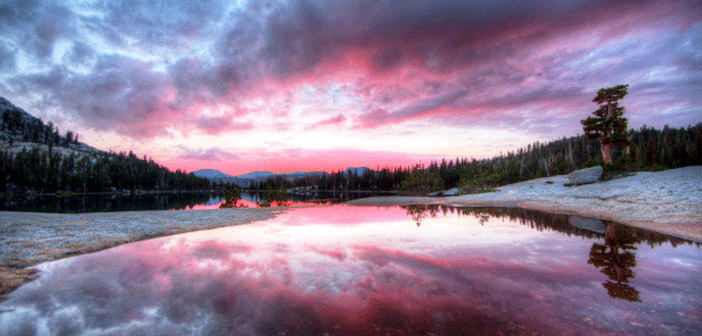
#> input picture max-boxfilter/max-boxfilter/goruntu.jpg, 702 x 336 px
$ python max-boxfilter.py
#> lines starting #> are read from the running program, lines starting #| are printed output that depends on the picture
import cv2
import numpy as np
from matplotlib import pyplot as plt

img = cv2.imread('goruntu.jpg')
#> img is the input picture: shape (336, 702, 3); mean B, G, R 145.8, 121.1, 138.5
img = cv2.cvtColor(img, cv2.COLOR_BGR2RGB)


max_filtered = cv2.blur(img, (5, 5))
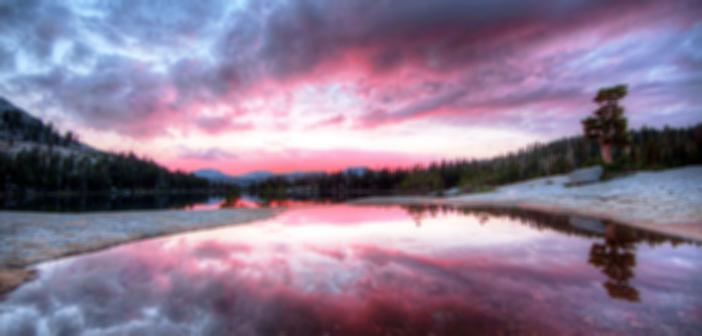
#> max_filtered: shape (336, 702, 3); mean R, G, B 138.5, 121.1, 145.8


box_filtered = cv2.boxFilter(img, -1, (5, 5))


plt.figure(figsize=(10, 5))

plt.subplot(1, 3, 1)
plt.imshow(img)
plt.title('Orijinal Resim')

plt.subplot(1, 3, 2)
plt.imshow(max_filtered)
plt.title('Max Filtreli')

plt.subplot(1, 3, 3)
plt.imshow(box_filtered)
plt.title('Box Filtreli')

plt.tight_layout()
plt.show()
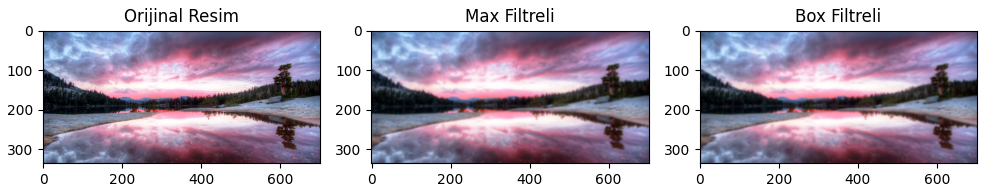
#> figure drawn by matplotlib, 3 panels
